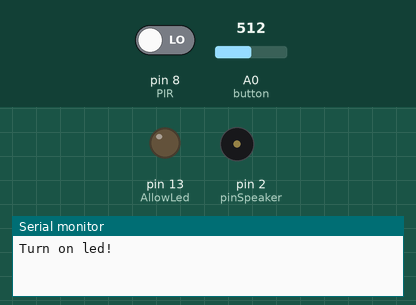
The sketch below on a simulated Arduino Uno, built with avr-gcc and run on an emulated ATmega328P. Shown: output pins drawn as LEDs (lit = HIGH), buzzer (waves = sounding, pin HIGH), the last lines printed to the serial monitor. The inputs (shaded band) are chosen by the test bench; at power-on: A0 (button) = 512, pin 8 (PIR) LOW. Pins used as bus, display or sensor lines are not drawn.

Above: at 1.2 s.
1.3 s: A0 (button) set to 335
2.8 s: A0 (button) set to 318
At 4.2 s:
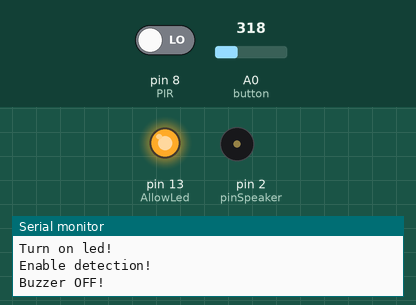
Timing chart, 0 to 5.8 s (numbered marks = the images above; inputs shaded):
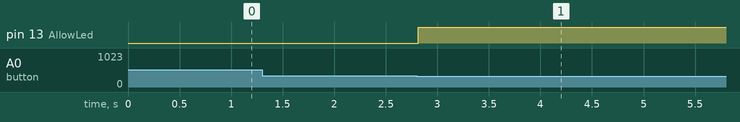

Measured:
- the behaviour switches between 325 and 324 on A0 (button) (found by bisection; images 0 and 1)
- after the input at 1.3 s, every drawn part: stays the same
- after the input at 2.8 s, pin 13 (AllowLed): LOW → HIGH at once

The sketch:

LivingRoom.ino
```cpp
unsigned long Time;
unsigned long time1 = 0;
unsigned long time2 = 0;
unsigned long time3 = 0;

const int LedOut = 1;
const int PIR = 8;
const int pinSpeaker = 2;
const int AllowLed = 13;
const int button = 0;

int detect = HIGH;
int speaker = LOW;

bool LedButtonStatus = false;
bool DetectingButtonStatus = false;

void setup()
{
  Serial.begin(9600);
  pinMode(button, INPUT);
  pinMode(PIR, INPUT);
  pinMode(AllowLed, OUTPUT);
  pinMode(pinSpeaker, OUTPUT);
  pinMode(LedOut, OUTPUT);
 // count = 0;
}


/*void setspeaker (int a, int b)
{
  count = a + 1;
  period = b;
}*/


//----------TURN ON BUZZER WHEN DECTECTING MOTION----------
void playTone()
{
  //int speaker = digitalRead(pinSpeaker);
  //if (time1 == 0)
  //{
    //time1 = Time;
   // time2 = Time + 1;
    //Serial.println("HI");
  //}
//  if (count == 5 && time1 == 0)
 //   time2 = Time;
  /*if (Time - time2 > 5010)
  {
    //count == 0;
    digitalWrite(pinSpeaker, LOW);
    if (Time - time2 > 10010)
    {
       time2 = Time;
    }
  }
  else*/
  //if (count > 0)
  //{
    if (Time - time2 > 200)
    {
      speaker = !speaker;
      digitalWrite(pinSpeaker, speaker);
      if (speaker)
      {
        /*Serial.println(count - 1);
        count -= period;*/
        Serial.println("Detect motion!");
      }
      time2 = Time;
    }
  //}
  //time1 = (count == 0) ? 0 : time1;
 // time2 = ((Time - time2) == 0) ? 0 : time2;
}


//---------CHANGE LED STATUS AND PIR DETECTION WHEN BUTTON PRESSED----------
int ChangeLedStatus(int button, int number)
{
  if (number == 1)
  {
    //count = 0;
    detect = HIGH;
    int led = digitalRead(AllowLed);
    digitalWrite(pinSpeaker, LOW);
    //count = 0;
    if (led == 1) Serial.println("Disable detection!\n");
    else
    {
      Serial.println("Enable detection!\n");
      time3 = Time;
    }
    digitalWrite(AllowLed, !led);
  }
  else
  {
    int led = digitalRead(LedOut);
    if (led == 1) Serial.println("Turn off led!");
    else Serial.println("Turn on led!");
    digitalWrite(LedOut, !led);
  }
  return !button;
}


//---------IDENTIFY WHICH BUTTON IS PRESSED-----------
void button_choose()
{
  int Time = millis();
  if (Time - time1 > 20)
  {
    int button_A0 = analogRead(button);
    if (button_A0 > 305 && button_A0 < 325)// PIR
    {
      if (DetectingButtonStatus == false)
      {
        DetectingButtonStatus = ChangeLedStatus(DetectingButtonStatus, 1);
        DetectingButtonStatus = true;
        //Serial.println(button_A0);
      }
    }
    else if (button_A0 > 505 && button_A0 < 525)// LED
    {
      if (LedButtonStatus == false)
      {
        LedButtonStatus = ChangeLedStatus(LedButtonStatus, 2);
        LedButtonStatus = true;
        //Serial.println(button_A0);
      }
    }
    else
    {
      if (DetectingButtonStatus == true)
      {
        DetectingButtonStatus  = false;
      }
      if (LedButtonStatus == true)
        LedButtonStatus = false;
    }
    time1 = Time;
  }
}


void loop()
{
  Time = millis();
  button_choose();
  //---------------detect people by PIR---------------
  if (digitalRead(AllowLed) == HIGH)
  {
    if (!digitalRead(PIR))
    {
      if (detect == HIGH)// && count == 0)
      {
        detect = LOW;
        //setspeaker(5, 1);
       // Serial.println(count);
        digitalWrite(pinSpeaker, LOW);
        Serial.println("Buzzer OFF!");
      }
    }
    else
    {
      if (Time - time3 > 2500)
      {
        if (detect == LOW)// && count == 6)
        {
          detect = HIGH;
      //  Serial.println(count);
          Serial.println("Buzzer ON!");
        //setspeaker(5, 1);
        }
        playTone();
      }
    }
  }

  //-----------when button for accessing is pressed-----------
  /*if (digitalRead(AccessingButton))
  {
    //button was not pressed before pressing
    if (AccessingButtonStatus == LOW)
      AccessingButtonStatus = ChangeLedStatus(AccessingButtonStatus, 1);
   // digitalWrite(LedOut, LOW);
   }
   else AccessingButtonStatus = LOW;//button is not pressed


 // if (digitalRead(AllowSignal) == 0)
  //{
    //-----------when button for controlling led is pressed-----------
    if (digitalRead(LedButton))
    {
      //button was not pressed before pressing
      if (LedButtonStatus == LOW)
          LedButtonStatus = ChangeLedStatus(LedButtonStatus, 2);
    }
    else LedButtonStatus = LOW;//button is not pressed

  //}
  //else*/

    //if (count != 0 && detect == HIGH) playTone();

}
```
